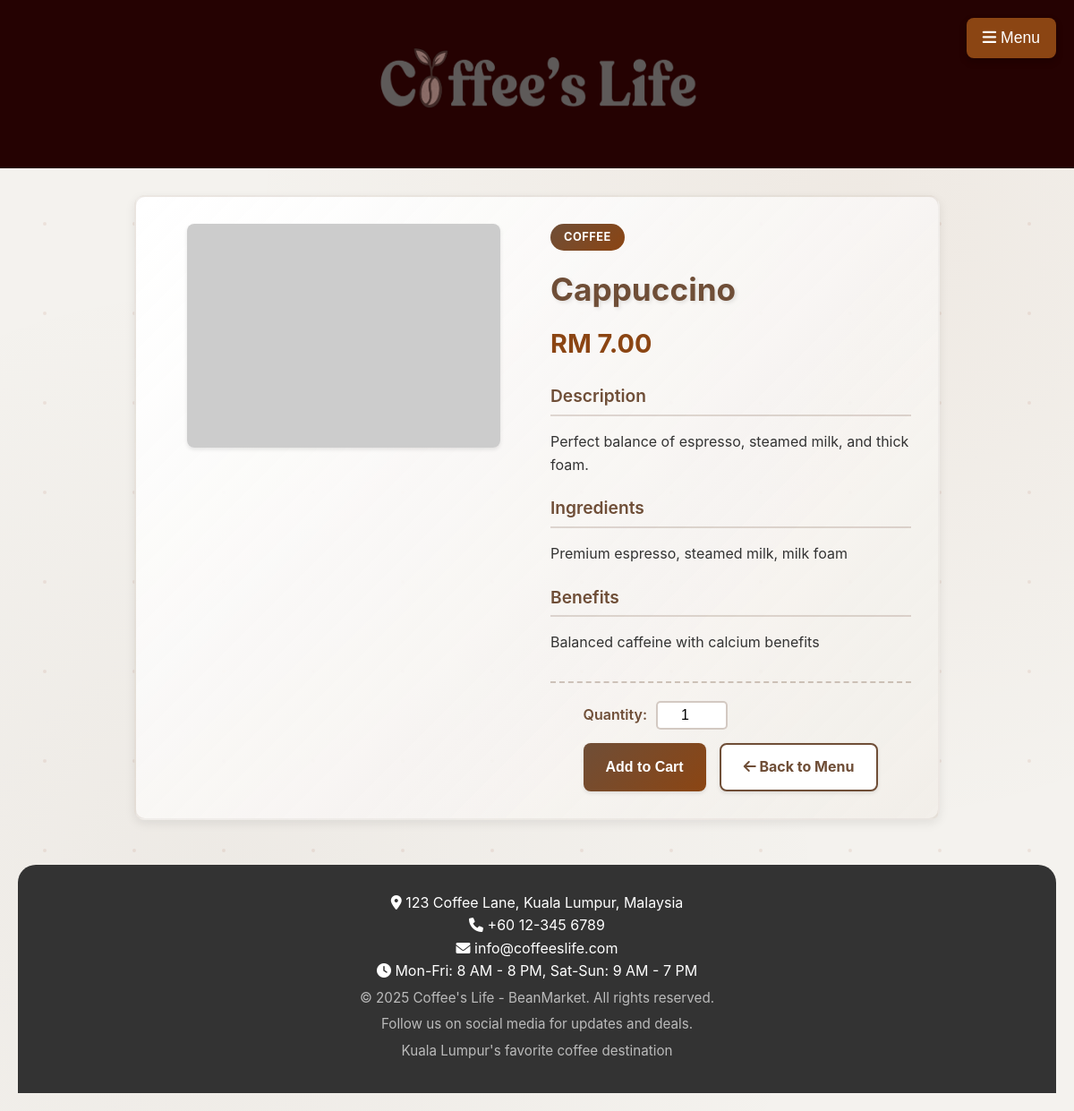
The page /UI/UI3_product_details.php?id=4 on the database its author committed.
### tables this page shows
CREATE TABLE `product` (
  `id` int(11) NOT NULL,
  `name` varchar(100) NOT NULL,
  `category` varchar(50) NOT NULL,
  `description` text DEFAULT NULL,
  `ingredients` text DEFAULT NULL,
  `benefits` text DEFAULT NULL,
  `price` decimal(10,2) NOT NULL,
  `quantity` int(11) DEFAULT 0,
  `image` varchar(255) DEFAULT NULL,
  `created_at` timestamp NOT NULL DEFAULT current_timestamp(),
  `updated_at` timestamp NOT NULL DEFAULT current_timestamp() ON UPDATE current_timestamp()
);

### functions/functions.php (called while the page is built, shortened)
<?php
require_once __DIR__ . '/../config.php';
function getProductById($id)
{
    global $pdo;
    try {
        $stmt = $pdo->prepare("SELECT * FROM product WHERE id = ?");
        $stmt->execute([$id]);
        return $stmt->fetch();
    } catch (PDOException $e) {
        error_log("Error fetching product by ID: " . $e->getMessage());
        return false;
    }
}

### UI/UI3_product_details.php (the view, shortened to what this page needs)
<?php
require_once '../functions/functions.php';
if (isset($_GET['id']) && is_numeric($_GET['id'])) {
    $productId = $_GET['id'];
    $product = getProductById($productId);
} else {
    header("Location: UI2_menu.php");
    exit;
}
include '../header.php';
?>
<link rel="stylesheet" href="../css/product-details.css">
<div class="product-details">
    <div class="product-image">
        <?php if ($product['image']): ?>
            <img src="../<?php echo htmlspecialchars($product['image']); ?>"
                alt="<?php echo htmlspecialchars($product['name']); ?>"
                onerror="this.src='https://placehold.co/350x250/6F4E37/ffffff?text=<?php echo urlencode($product['name']); ?>'">
        <?php else: ?>
            <img src="https://placehold.co/350x250/6F4E37/ffffff?text=<?php echo urlencode($product['name']); ?>"
                alt="<?php echo htmlspecialchars($product['name']); ?>">
        <?php endif; ?>
    </div>
    <div class="product-info">
        <?php if (isset($product['category'])): ?>
            <span class="category-badge"><?php echo htmlspecialchars($product['category']); ?></span>
        <?php endif; ?>
        <h1><?php echo htmlspecialchars($product['name']); ?></h1>
        <div class="price">RM <?php echo htmlspecialchars(number_format($product['price'], 2)); ?></div>
        <?php if (!empty($product['description'])): ?>
            <div class="section">
                <h3>Description</h3>
                <p><?php echo nl2br(htmlspecialchars($product['description'])); ?></p>
            </div>
        <?php endif; ?>
        <?php if (!empty($product['ingredients'])): ?>
            <div class="section">
                <h3>Ingredients</h3>
                <p><?php echo nl2br(htmlspecialchars($product['ingredients'])); ?></p>
            </div>
        <?php endif; ?>
        <?php if (!empty($product['benefits'])): ?>
            <div class="section">
                <h3>Benefits</h3>
                <p><?php echo nl2br(htmlspecialchars($product['benefits'])); ?></p>
            </div>
        <?php endif; ?>
        <div class="add-to-cart-section">
            <form action="../functions/function2_add_to_cart.php" method="post" class="add-to-cart-form" id="addToCartForm">
                <div class="quantity-selector">
                    <label for="quantity">Quantity:</label>
                    <input type="number" id="quantity" name="quantity" value="1" min="1" max="10">
                </div>
                <div class="product-actions">
                    <input type="submit" value="Add to Cart" class="btn btn-primary">
                    <a href="UI2_menu.php" class="btn btn-secondary">
                        <i class="fas fa-arrow-left"></i> Back to Menu
                    </a>
                </div>
            </form>
        </div>
    </div>
</div>
<?php include '../footer.php'; ?>

### css/global.css (style rules this page uses)
:root { --primary-brown: #6F4E37; --secondary-brown: #8B4513; --light-brown: #A0522D; --dark-brown: #4A0404; --cream-bg: #f4f2ee; --light-cream: #f8f9fa; --white: #ffffff; --text-primary: #333333; --text-secondary: #555555; --text-light: #777777; --text-white: #ffffff; --accent-blue: #007bff; --accent-blue-hover: #0056b3; --success-green: #28a745; --success-green-hover: #218838; --danger-red: #dc3545; --danger-red-hover: #c82333; --warning-yellow: #ffc107; --spacing-xs: 5px; --spacing-sm: 10px; --spacing-md: 15px; --spacing-lg: 20px; --spacing-xl: 30px; --border-radius-sm: 5px; --border-radius-md: 8px; --border-radius-lg: 12px; --shadow-light: 0 2px 4px rgba(0, 0, 0, 0.1); --shadow-medium: 0 4px 8px rgba(0, 0, 0, 0.15); --shadow-heavy: 0 4px 12px rgba(0, 0, 0, 0.08); --font-family: 'Inter', Arial, sans-serif; --font-weight-normal: 400; --font-weight-bold: 600; }
*, *::before, *::after { box-sizing: border-box; }
body { font-family: var(--font-family); margin: 0; padding: var(--spacing-lg); background-color: var(--cream-bg); color: var(--text-primary); line-height: 1.6; min-height: 100vh; background-image: radial-gradient(circle at 20% 80%, rgba(111, 78, 55, 0.05) 0%, transparent 50%), radial-gradient(circle at 80% 20%, rgba(139, 69, 19, 0.05) 0%, transparent 50%); }
body::before { content: ''; position: fixed; top: 0; left: 0; width: 100%; height: 100%; background-size: 100px 100px; pointer-events: none; z-index: -1; }
h1, h2, h3, h4, h5, h6 { color: var(--primary-brown); margin-top: 0; margin-bottom: var(--spacing-md); font-weight: var(--font-weight-bold); }
h1 { font-size: 2.5em; text-shadow: 2px 2px 4px rgba(0, 0, 0, 0.1); }
h3 { font-size: 1.5em; color: var(--secondary-brown); }
p { margin-bottom: var(--spacing-sm); color: var(--text-secondary); }
a { color: var(--accent-blue); text-decoration: none; transition: color 0.3s ease; }
.btn { display: inline-block; padding: var(--spacing-sm) var(--spacing-xl); background: linear-gradient(135deg, var(--secondary-brown) 0%, var(--primary-brown) 100%); color: var(--white); border: none; border-radius: var(--border-radius-md); cursor: pointer; font-size: 1em; font-weight: var(--font-weight-bold); text-align: center; text-decoration: none; transition: all 0.3s ease; box-shadow: var(--shadow-light); position: relative; overflow: hidden; }
.btn::before { content: ''; position: absolute; top: 0; left: -100%; width: 100%; height: 100%; background: linear-gradient(90deg, transparent, rgba(255,255,255,0.2), transparent); transition: left 0.5s; }

### css/header.css (style rules this page uses)
*, *::before, *::after { box-sizing: border-box; }
body { font-family: 'Inter', sans-serif; margin: 0; overflow-x: hidden; background-color: #f4f2ee; color: #333; }

### css/home_page.css (style rules this page uses)
*, *::before, *::after { box-sizing: border-box; }
body { font-family: 'Inter', sans-serif; margin: 0; overflow-x: hidden; background-color: #f4f2ee; color: #333; }

### css/components.css (style rules this page uses)
.btn-primary { background-color: #28a745; color: white; }
.btn-secondary { background-color: #6c757d; color: white; }

### rows shown on the page
product: category "COFFEE", name "Cappuccino", price "7.00", description "Perfect balance of espresso, steamed milk, and thick foam.", ingredients "Premium espresso, steamed milk, milk foam", benefits "Balanced caffeine with calcium benefits"
